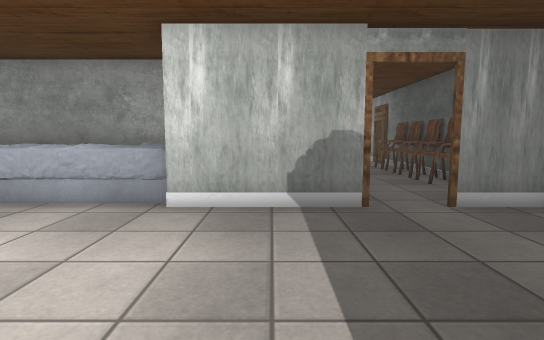
view 1 (above)

18 first-person views from a walk through a Unity game level. The camera is 1.2 m above the floor, tilts 6° down and sees 80° across. Doors are open. The floor is counted in squares, 1 m on a side. Each view is taken from the middle of a square. On the plan, view 1 faces up. The plan holds only what a view shows up to about 14 squares ahead; the rest is blank. The place goes on beyond the plan. The player character is not drawn. Some animated figures are left out. Some surface patterns are stand-ins.

view 2
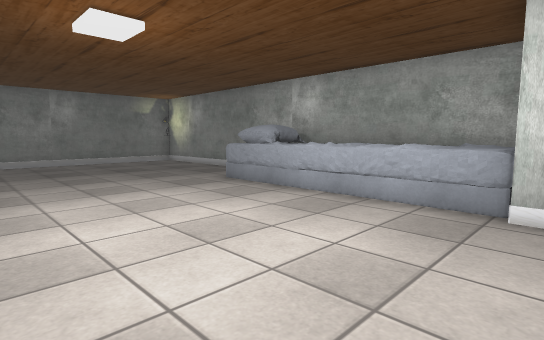

view 3
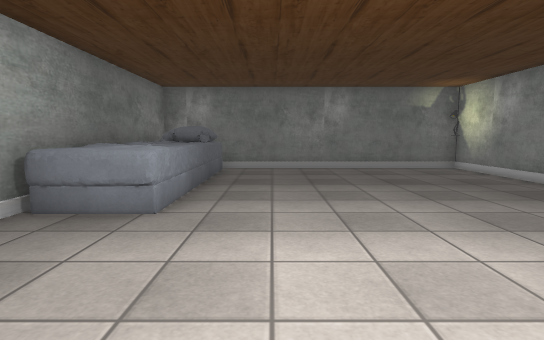

view 4
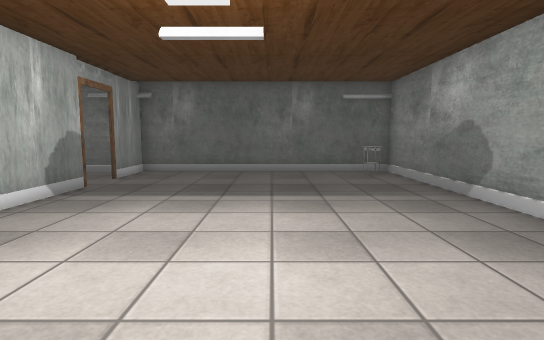

view 5
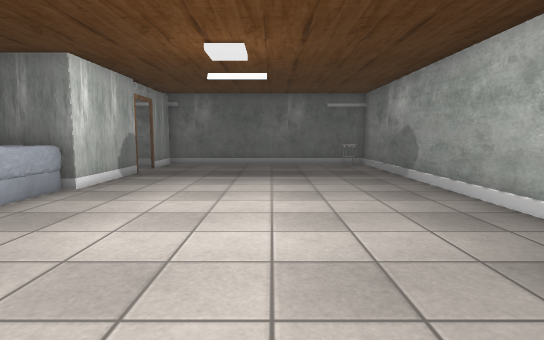

view 6
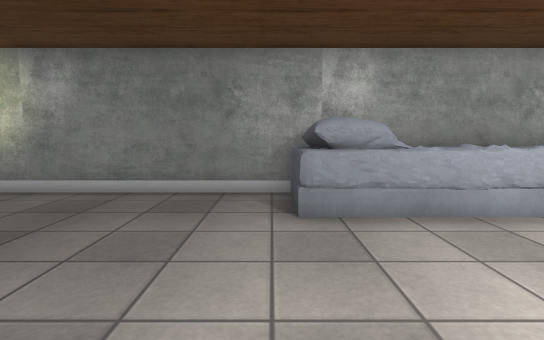

view 7
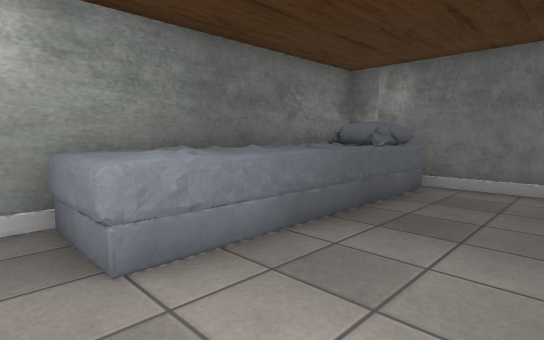

view 8
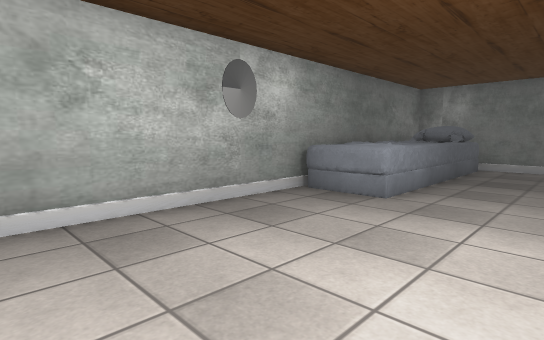

view 9
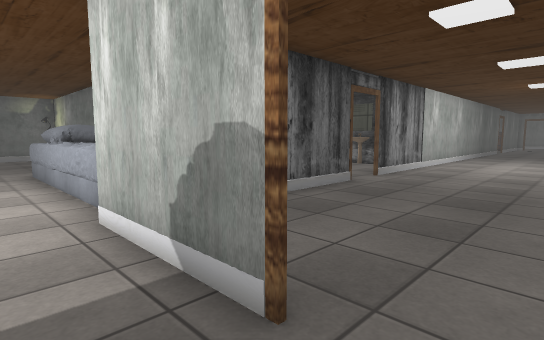

view 10
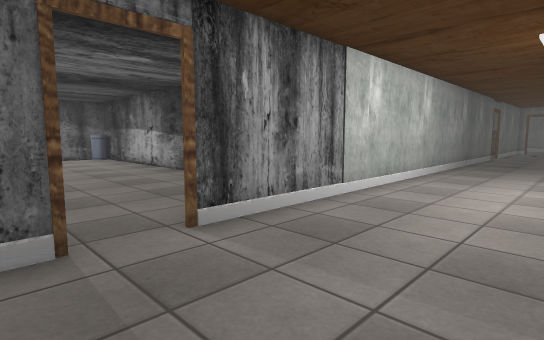

view 11
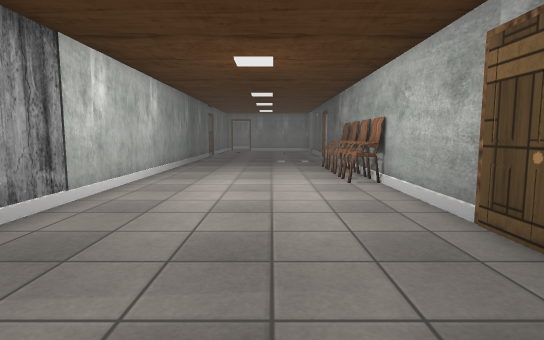

view 12
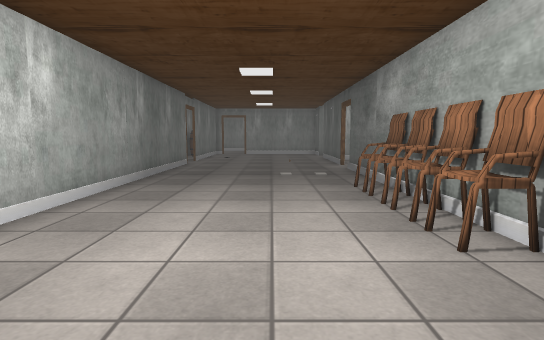

view 13
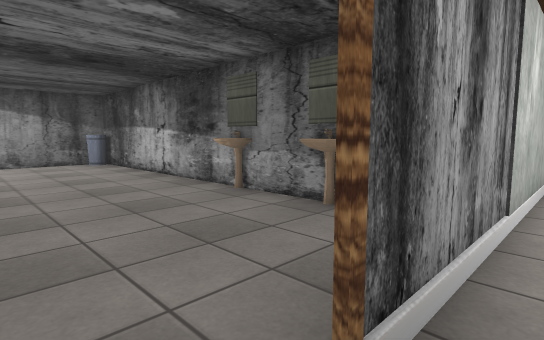

view 14
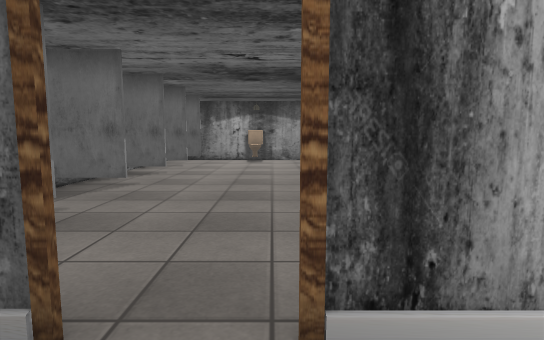

view 15
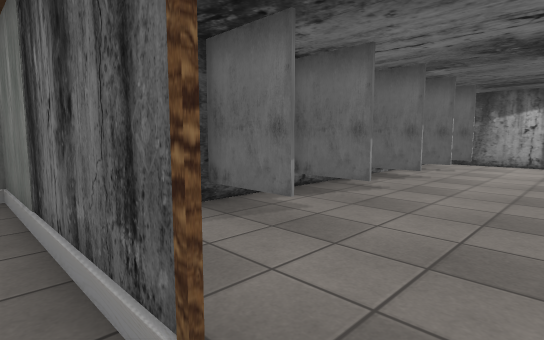

view 16
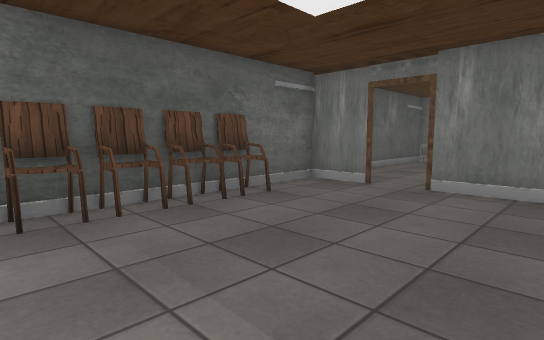

view 17
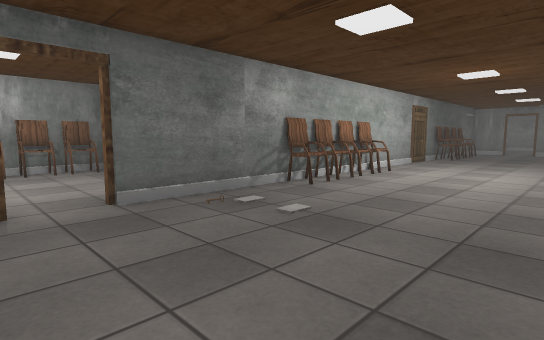

view 18
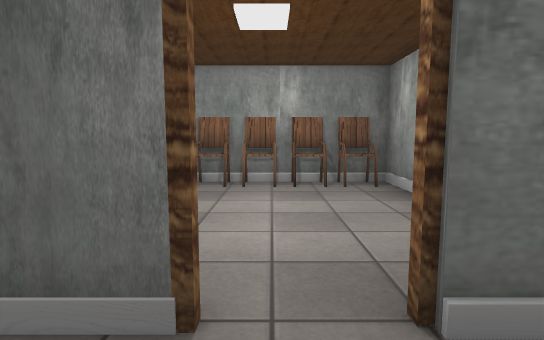

### Floor plan
Ten units are one square. View 1 is at (0, 0); x grows to the right and y downward. Boxes are objects, and circles mark ways between rooms. Rooms are numbered by the first view taken in them; rooms with no view inside come last. Other rooms are left out.
<svg viewBox="-170 -310 226 346">
<path fill="none" stroke="#000" d="M-21 -79 -155 -79M18 -54 -19 -54M-161 -75 -161 30 51 30M50 -54 30 -54M49 31 49 -49M-17 -119 -17 -75M49 -294 49 -305M-17 -301 -17 -131M30 -55 49 -55M-18 -55 18 -55M49 -49 49 -281M-91 -100 -91 -86M-114 -101 -114 -91M-66 -100 -66 -81M-44 -100 -44 -79M-137 -101 -137 -94M-36 -168 -161 -168 -161 -132M-161 -116 -161 -88M-79 -80 -68 -80"/>
<rect x="-155" y="5" width="70" height="20" fill="#bbb"><title>other object</title></rect>
<rect x="-85" y="-75" width="70" height="20" fill="#bbb"><title>other object</title></rect>
<rect x="35" y="15" width="10" height="10" fill="#bbb"><title>other object</title></rect>
<rect x="25" y="-275" width="10" height="10" fill="#bbb"><title>other object</title></rect>
<rect x="35" y="-95" width="10" height="20" fill="#bbb"><title>chair</title></rect>
<rect x="35" y="-105" width="10" height="10" fill="#bbb"><title>chair</title></rect>
<rect x="35" y="-115" width="10" height="10" fill="#bbb"><title>chair</title></rect>
<rect x="35" y="-125" width="10" height="10" fill="#bbb"><title>chair</title></rect>
<rect x="35" y="-205" width="10" height="10" fill="#bbb"><title>chair</title></rect>
<rect x="35" y="-215" width="10" height="10" fill="#bbb"><title>chair</title></rect>
<rect x="35" y="-225" width="10" height="10" fill="#bbb"><title>chair</title></rect>
<rect x="35" y="-235" width="10" height="10" fill="#bbb"><title>chair</title></rect>
<rect x="-165" y="-165" width="20" height="10" fill="#bbb"><title>bin</title></rect>
<rect x="-75" y="-165" width="10" height="10" fill="#bbb"><title>sink</title></rect>
<rect x="-55" y="-165" width="20" height="10" fill="#bbb"><title>sink</title></rect>
<circle cx="23" cy="-53" r="3" fill="#2a7"/>
<circle cx="-20" cy="-125" r="3" fill="#2a7"/>
<text x="-60" y="-20">1</text>
<text x="10" y="-180">2</text>
<text x="-90" y="-130">3</text>
</svg>
Room 1 opens to room 2. Room 2 opens to room 3.

Where each view was taken, in squares from view 1:
view 1: 0 up, 0 right, facing up
view 2: 0 up, 1 left, facing up-left
view 3: 1 up, 4 left, facing left
view 4: 1 up, 6 left, facing right
view 5: 1 up, 9 left, facing right
view 6: 1 up, 9 left, facing up
view 7: 2 up, 8 left, facing down-left
view 8: 2 up, 3 left, facing down-left
view 9: 4 up, 3 right, facing up-left
view 10: 11 up, 2 right, facing up-left
view 11: 11 up, 2 right, facing up
view 12: 16 up, 2 right, facing up
view 13: 12 up, 1 left, facing up-left
view 14: 13 up, 0 right, facing left
view 15: 13 up, 1 left, facing down-left
view 16: 13 up, 1 left, facing down-right
view 17: 30 up, 1 left, facing down-right
view 18: 29 up, 3 right, facing right
